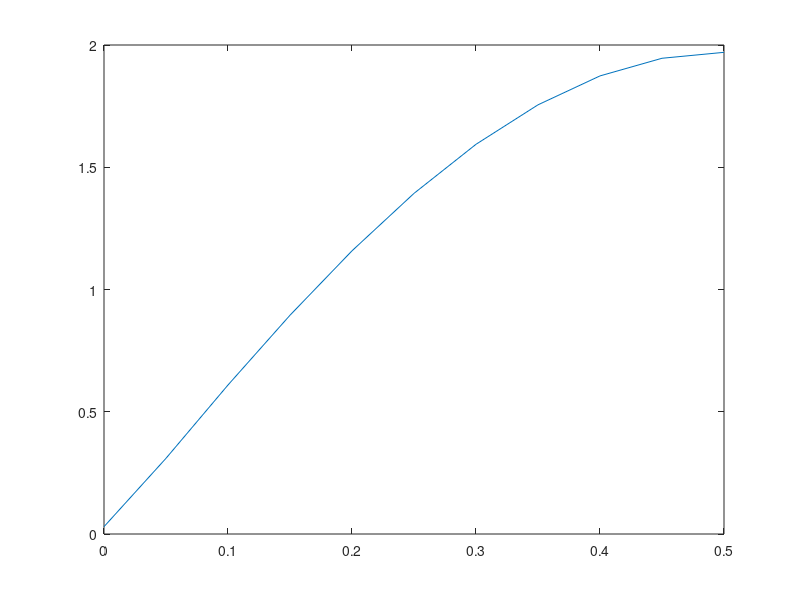

Write the MATLAB code that produced this figure. (Note: this script raises an error after producing the figure.)
f = 1/8
n = 0:23
s = sin(2*pi*n*f)
h = [1 -0.97]

ffa = 0:0.05:0.5
res = abs(1 - 0.97 * exp(-j*2*pi*ffa))


plot(ffa,res)
title(ax1,'text')
ylabel(ax1,'stuff')

